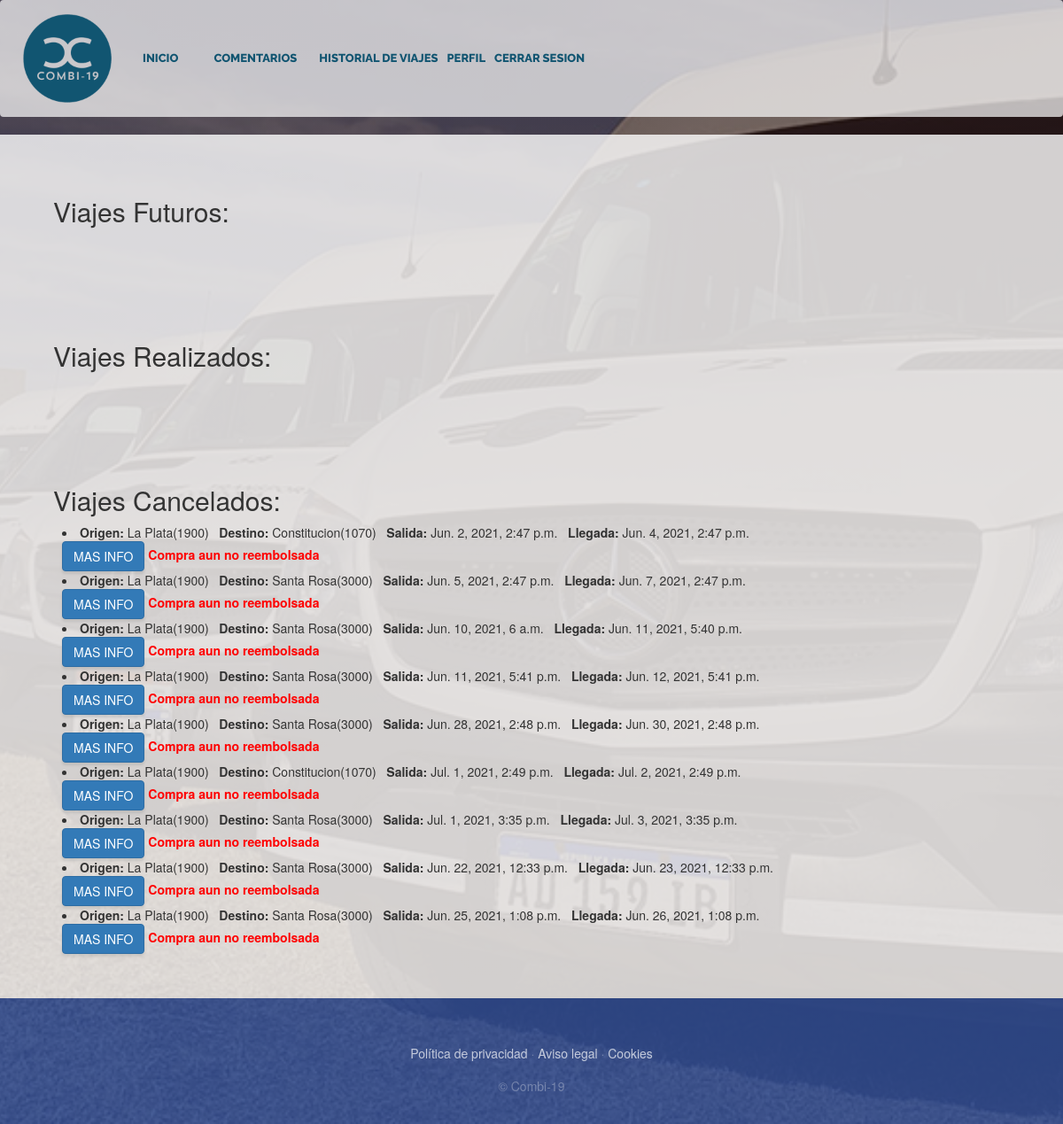
Screenshot of /HistorialDeViajes/ (signed in) with the database file from the repository.
### PaginaDePruebaApp/models.py (models this page shows, shortened)
class Compra(models.Model):
    fechaCompra=models.DateTimeField(auto_now_add=True)
    total=models.FloatField()
    viaje = models.ForeignKey(Viaje, on_delete= models.CASCADE)
    user = models.ForeignKey(Cliente, on_delete= models.CASCADE)
    insumos = models.ManyToManyField(Insumo,default=None,null=True,through='CantidadInsumo')
    comentario=models.OneToOneField(Comentario,on_delete=models.SET_NULL,default=None,null=True)
    invitados=models.ManyToManyField(Invitado,default=None,null=True)
    pendiente=models.BooleanField(default=False)
    cancelado=models.BooleanField(default=False)
    reembolso=models.OneToOneField(Reembolso, on_delete=CASCADE, default=None, null=True)
    class Meta:
        verbose_name="Compra"
        verbose_name_plural="Compras"

class Viaje(models.Model):
    enCurso=models.BooleanField(default=False, verbose_name="Viaje iniciado")
    finalizado=models.BooleanField(default=False, verbose_name="Viaje finalizado")
    insumo = models.ManyToManyField(Insumo, verbose_name="Lista de insumos", blank=True)
    combi = models.ForeignKey(Combi, verbose_name="Lista de combis",on_delete=models.PROTECT)
    ruta = models.ForeignKey(Ruta, verbose_name="ruta",on_delete=models.PROTECT)
    fechaSalida=models.DateTimeField()
    fechaLlegada=models.DateTimeField()
    duracion=models.CharField(max_length=20, default='')
    asientosDisponibles=models.PositiveIntegerField()
    precio=models.PositiveIntegerField()
    class Meta:
        verbose_name="Viaje"
        verbose_name_plural="Viajes"

class Ruta(models.Model):
    id = models.AutoField(primary_key=True)
    origen = models.ForeignKey(Lugar, on_delete= models.PROTECT,related_name = 'rutaOrigen')
    destino = models.ForeignKey(Lugar, on_delete= models.PROTECT, related_name = 'rutaDestino')
    distancia=models.PositiveIntegerField() #distancia en km
    descripcion = models.CharField(max_length=50, blank=False)
    class Meta:
        unique_together=('origen','destino','descripcion')  ## hace que no puede haber otra ruta con estos 3 campos iguales
        verbose_name="Ruta"
        verbose_name_plural="Rutas"

class Lugar(models.Model):
    nombre=models.CharField(max_length=30)
    codigoPostal=models.IntegerField(unique=True, primary_key=True)
    def __str__(self):
        return "{0}({1})".format(self.nombre, self.codigoPostal)
    class Meta:
        verbose_name="Lugar"
        verbose_name_plural="Lugares"

### PaginaDePruebaApp/views.py (the view)
# urls.py: path('HistorialDeViajes/', views.HistorialDeViajes,name = "HistorialDeViajes"),
def HistorialDeViajes(request):
    if request.user.is_authenticated:
        compras=Compra.objects.filter(user__user__id__icontains=request.user.id)
        persona=Cliente.objects.get(user_id=request.user.id)
        if compras:
            return render(request,"PaginaDePruebaApp/historialDeViajes.html", {"compras":compras,"persona":persona})
        else:
            return render(request,"PaginaDePruebaApp/historialDeViajes.html",{"persona":persona})

### PaginaDePruebaApp/templates/PaginaDePruebaApp/historialDeViajes.html (shortened to what this page needs)
{% extends "PaginaDePruebaApp/base.html" %}
{% load static %}
{% block content %}
{% if compras %}
<div style="background-color: rgba(255, 255, 255,0.8); padding:50px">
    <h2 style="margin-left: 10px;">Viajes Futuros:</h2>
</div>
<div style="background-color: rgba(255, 255, 255,0.8); padding:50px">
    <h2 style="margin-left: 10px;">Viajes Realizados:</h2>
</div>
<div style="background-color: rgba(255, 255, 255,0.8); padding:50px">
    <h2 style="margin-left: 10px;">Viajes Cancelados:</h2>
    {% for compra in compras %}
        {% if compra.cancelado %}
            <li style="margin-left: 20px;">
                <b>Origen: </b>{{compra.viaje.ruta.origen}} &nbsp; <b>Destino: </b>{{compra.viaje.ruta.destino}} &nbsp; <b>Salida: </b>{{compra.viaje.fechaSalida}} &nbsp; <b>Llegada: </b>{{compra.viaje.fechaLlegada}}
            </li>
            <a href="{% url 'infoViaje' compra.viaje.id %}" style="margin-left: 20px;" class="btn btn-primary">MAS INFO</a>
            {% if not compra.reembolso.realizado %}
                <b style="color: red;">Compra aun no reembolsada</b>
            {% else %}
                <b style="color: green;">Compra ya reembolsada: </b>${{compra.reembolso.dinero}}
            {% endif %}
        {% endif %}
    {% endfor %}
</div>
{% else %}
    <h4 style="background-color: rgba(255, 255, 255,0.8); color:black; padding:50px">No hay viajes en su historial</h4>
{% endif %}
{% endblock %}

### PaginaDePruebaApp/static/PaginaDePruebaApp/css/gestion.css (style rules this page uses)
body { font-family: 'Lora'; background: linear-gradient(rgba(47, 23, 15, 0.65), rgba(47, 23, 15, 0.65)), url("../img/fondo.jpg"); background-attachment: fixed; background-position: center; background-size: cover; }
h1, h2, h3, h4, h5, h6 { font-family: 'Raleway'; }
.btn { box-shadow: 0px 3px 3px 0px rgba(33, 37, 41, 0.1); }

### rows the page displays
Compra: viaje.ruta.origen "La Plata(1900)", viaje.ruta.destino "Constitucion(1070)", viaje.fechaSalida "Jun. 2, 2021, 2:47 p.m.", viaje.fechaLlegada "Jun. 4, 2021, 2:47 p.m.", shows "Compra aun no reembolsada"
Compra: viaje.ruta.origen "La Plata(1900)", viaje.ruta.destino "Santa Rosa(3000)", viaje.fechaSalida "Jun. 5, 2021, 2:47 p.m.", viaje.fechaLlegada "Jun. 7, 2021, 2:47 p.m.", shows "Compra aun no reembolsada"
Compra: viaje.ruta.origen "La Plata(1900)", viaje.ruta.destino "Santa Rosa(3000)", viaje.fechaSalida "Jun. 10, 2021, 6 a.m.", viaje.fechaLlegada "Jun. 11, 2021, 5:40 p.m.", shows "Compra aun no reembolsada"
Compra: viaje.ruta.origen "La Plata(1900)", viaje.ruta.destino "Santa Rosa(3000)", viaje.fechaSalida "Jun. 11, 2021, 5:41 p.m.", viaje.fechaLlegada "Jun. 12, 2021, 5:41 p.m.", shows "Compra aun no reembolsada"
Compra: viaje.ruta.origen "La Plata(1900)", viaje.ruta.destino "Santa Rosa(3000)", viaje.fechaSalida "Jun. 28, 2021, 2:48 p.m.", viaje.fechaLlegada "Jun. 30, 2021, 2:48 p.m.", shows "Compra aun no reembolsada"
Compra: viaje.ruta.origen "La Plata(1900)", viaje.ruta.destino "Constitucion(1070)", viaje.fechaSalida "Jul. 1, 2021, 2:49 p.m.", viaje.fechaLlegada "Jul. 2, 2021, 2:49 p.m.", shows "Compra aun no reembolsada"
Compra: viaje.ruta.origen "La Plata(1900)", viaje.ruta.destino "Santa Rosa(3000)", viaje.fechaSalida "Jul. 1, 2021, 3:35 p.m.", viaje.fechaLlegada "Jul. 3, 2021, 3:35 p.m.", shows "Compra aun no reembolsada"
Compra: viaje.ruta.origen "La Plata(1900)", viaje.ruta.destino "Santa Rosa(3000)", viaje.fechaSalida "Jun. 22, 2021, 12:33 p.m.", viaje.fechaLlegada "Jun. 23, 2021, 12:33 p.m.", shows "Compra aun no reembolsada"
Compra: viaje.ruta.origen "La Plata(1900)", viaje.ruta.destino "Santa Rosa(3000)", viaje.fechaSalida "Jun. 25, 2021, 1:08 p.m.", viaje.fechaLlegada "Jun. 26, 2021, 1:08 p.m.", shows "Compra aun no reembolsada"
